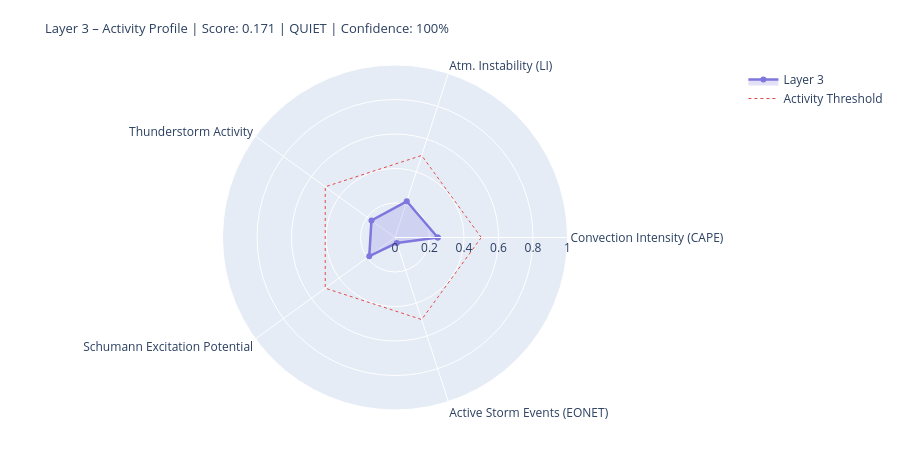

Here is the notebook cell this chart was saved with:
### Markdown cell above
---
## 4. State Assessment & Handoff to Layer 4/5

### Code cell
# ============================================================
# LAYER-3-SCORE
# Five dynamic components
# ============================================================

def norm(v, lo, hi):
    if v is None or (isinstance(v, float) and math.isnan(v)): return None
    return round(max(0.0, min(1.0, (v - lo) / (hi - lo))), 4)

# --- 1) Convection intensity (global CAPE mean) ---
cape_mean = df_atm['cape'].dropna().mean() if not df_atm.empty else None
conv_score = norm(cape_mean, 0, 3000)
conv_src   = 'primary' if cape_mean is not None else 'missing'

# --- 2) Atmospheric instability (LI mean) ---
li_mean   = df_atm['li'].dropna().mean() if not df_atm.empty else None
# Negative LI = unstable → higher score
instab_score = norm(-li_mean if li_mean is not None else None, -6, 6)
instab_src   = 'primary' if li_mean is not None else 'missing'

# --- 3) Thunderstorm activity (mean thunder score + WMO count) ---
thunder_mean = df_atm['thunder_score'].mean() if not df_atm.empty else None
n_thunder    = int(df_atm['thunderstorm'].sum()) if not df_atm.empty else 0
thunder_score_val = norm(
    (thunder_mean or 0) * 0.7 + n_thunder * 0.1, 0, 1.0
) if thunder_mean is not None else None
thunder_src = 'primary'

# --- 4) Schumann excitation potential (weighted Schumann contribution) ---
schumann_pot = df_atm['schumann_contribution'].mean() if not df_atm.empty else None
# Boosted by Layer-2 thunderstorm trigger
if schumann_pot is not None and l2_thunder:
    schumann_pot = min(1.0, schumann_pot * 1.2)
schumann_score = norm(schumann_pot, 0, 1.0) if schumann_pot is not None else None
schumann_src   = 'derived'

# --- 5) Storm activity (NASA EONET) ---
# Distinction: None = data not loaded, 0.0 = loaded but no events
storm_score = None
storm_src   = 'missing'
if raw.get('storms') is not None:          # API reached successfully
    storm_score = norm(len(storm_events), 0, 30) if storm_events else 0.0
    storm_src   = 'primary'

# X-Ray and Kp: context only, not in dynamic score
# (X-Ray = Layer-0/4 driver; Kp = geomagnetic index, not a lightning proxy)
xray_context = None
if raw.get('xray'):
    df_xc = pd.DataFrame(raw['xray'])
    fc = next((c for c in df_xc.columns
               if any(k in c.lower() for k in ['flux','long']) and 'time' not in c.lower()),
              df_xc.columns[1])
    df_xc[fc] = pd.to_numeric(df_xc[fc], errors='coerce')
    xray_last = df_xc[fc].dropna().iloc[-1] if not df_xc[fc].dropna().empty else None
    if xray_last:
        xray_class = ('X' if xray_last>=1e-4 else 'M' if xray_last>=1e-5
                      else 'C' if xray_last>=1e-6 else 'B')
        xray_context = {'flux': float(xray_last), 'class': xray_class}
        print(f'X-Ray context: {xray_class}-class ({xray_last:.2e} W/m²)')

# --- Aggregate ---
COMPONENTS = {
    'Convection Intensity (CAPE)':  {'score': conv_score,       'source': conv_src,    'dynamic': True},
    'Atm. Instability (LI)':         {'score': instab_score,     'source': instab_src,  'dynamic': True},
    'Thunderstorm Activity':              {'score': thunder_score_val, 'source': thunder_src, 'dynamic': True},
    'Schumann Excitation Potential':   {'score': schumann_score,   'source': schumann_src,'dynamic': True},
    'Active Storm Events (EONET)': {'score': storm_score,      'source': storm_src,   'dynamic': True},
}

available   = {k: v['score'] for k, v in COMPONENTS.items() if v['score'] is not None}
unavailable = [k for k, v in COMPONENTS.items() if v['score'] is None]
layer3_score = round(sum(available.values()) / len(available), 4) if available else None
confidence   = round(len(available) / len(COMPONENTS), 2)
level = ('unknown' if layer3_score is None
         else 'quiet'   if layer3_score < 0.3
         else 'moderate' if layer3_score < 0.6
         else 'active')
dominant_l3 = max(available, key=available.get) if available else 'none'

# --- Ausgabe ---
W = 68
print('=' * W)
print('LAYER 3 – ATMOSPHERE / WEATHER / THUNDERSTORMS – STATE ASSESSMENT')
print('=' * W)
for name, comp in COMPONENTS.items():
    s = comp['score']
    if s is not None:
        bar = '█' * int(s * 20) + '░' * (20 - int(s * 20))
        print(f'  {name:<36} {bar}  {s:.3f}  [{comp["source"]}]')
    else:
        print(f'  {name:<36} {"─" * 20}  n/a   [missing]')
print('-' * W)
print(f'  Score:        {layer3_score:.3f}  ({len(available)}/{len(COMPONENTS)} components)')
print(f'  Confidence:   {confidence:.0%}')
print(f'  Level:        {level.upper()}')
print(f'  Dominant:     {dominant_l3}')
print(f'  CAPE mean:    {cape_mean:.0f} J/kg' if cape_mean else '  CAPE mean:    n/a')
print(f'  LI mean:      {li_mean:.1f} K' if li_mean is not None else '  LI mean:      n/a')
print(f'  Thunderstorms:{n_thunder} points (WMO)  +  {len(storm_events)} NASA EONET')
print('=' * W)

# Radar
cats   = list(available.keys())
vals_r = list(available.values())
if len(cats) >= 3:
    fig = go.Figure()
    fig.add_trace(go.Scatterpolar(
        r=vals_r + [vals_r[0]], theta=cats + [cats[0]],
        fill='toself', fillcolor='rgba(127,119,221,0.22)',
        line=dict(color='#7F77DD', width=2.5), name='Layer 3'
    ))
    fig.add_trace(go.Scatterpolar(
        r=[0.5] * (len(cats)+1), theta=cats + [cats[0]],
        line=dict(color='#E24B4A', dash='dot', width=1),
        mode='lines', name='Activity Threshold'
    ))
    fig.update_layout(
        title=dict(
            text=f'Layer 3 – Activity Profile | Score: {layer3_score:.3f} | {level.upper()} | Confidence: {confidence:.0%}',
            font=dict(size=13)
        ),
        polar=dict(radialaxis=dict(visible=True, range=[0, 1])),
        height=450, showlegend=True,
        margin=dict(l=60, r=60, t=65, b=40)
    )
    fig.show()

### Figure 1 — Plotly figure (JSON) as saved in the notebook; plotly's stock layout.template omitted (floating-point values rounded to 4 significant figures)
{"data": [{"fill": "toself", "fillcolor": "rgba(127,119,221,0.22)", "line": {"color": "#7F77DD", "width": 2.5}, "name": "Layer 3", "r": [0.2478, 0.2208, 0.1687, 0.1845, 0.0333, 0.2478], "theta": ["Convection Intensity (CAPE)", "Atm. Instability (LI)", "Thunderstorm Activity", "Schumann Excitation Potential", "Active Storm Events (EONET)", "Convection Intensity (CAPE)"], "type": "scatterpolar"}, {"line": {"color": "#E24B4A", "dash": "dot", "width": 1}, "mode": "lines", "name": "Activity Threshold", "r": [0.5, 0.5, 0.5, 0.5, 0.5, 0.5], "theta": ["Convection Intensity (CAPE)", "Atm. Instability (LI)", "Thunderstorm Activity", "Schumann Excitation Potential", "Active Storm Events (EONET)", "Convection Intensity (CAPE)"], "type": "scatterpolar"}], "layout": {"height": 450, "margin": {"b": 40, "l": 60, "r": 60, "t": 65}, "polar": {"radialaxis": {"range": [0, 1], "visible": true}}, "showlegend": true, "title": {"font": {"size": 13}, "text": "Layer 3 – Activity Profile | Score: 0.171 | QUIET | Confidence: 100%"}}}
